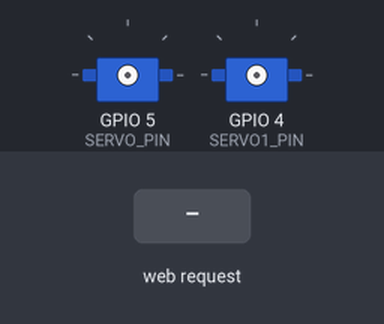
A sketch run on a simulated ESP8266 (NodeMCU). Shown: 2 × servo. The test bench sets the inputs (shaded band). WiFi joins after 1.5 s; servers stay silent unless stated; what the sketch prints to the serial monitor is not drawn.

Above: at 2.7 s.
2.8 s: HTTP request GET /?value=1 received
4.3 s: HTTP request GET /?value=120 received
At 4.6 s:
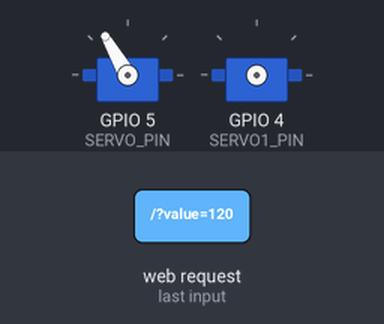
5.8 s: HTTP request GET /?value1=1 received
7.3 s: HTTP request GET /?value=0 received
At 8.1 s:
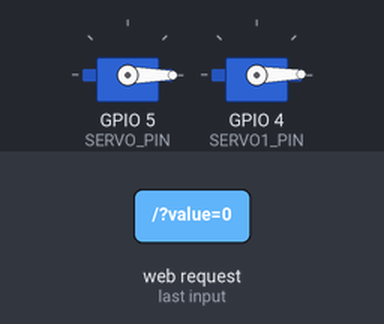
8.8 s: HTTP request GET /?value1=120 received
At 9.3 s:
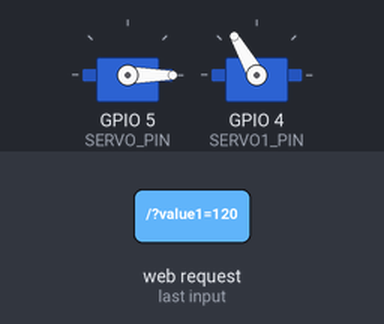
10.3 s: HTTP request GET /?value=120&value1=120 received
At 11.6 s:
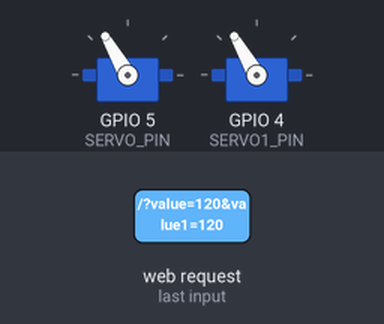
Timing chart, 0 to 12.8 s (numbered marks = the images above; inputs shaded):
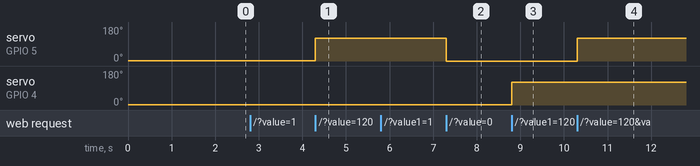

Measured:
- after the input at 4.3 s, servo on GPIO 5 (SERVO_PIN): 1° → 120° at once
- after the input at 7.3 s, servo on GPIO 5 (SERVO_PIN): 120° → 0° at once
- after the input at 8.8 s, servo on GPIO 4 (SERVO1_PIN): 1° → 120° at once
- after the input at 10.3 s, servo on GPIO 5 (SERVO_PIN): 0° → 120° at once

The sketch:

ESP8266_Servo_Antenna_Control.ino
```cpp
#include <Servo.h>
#include <ESP8266WiFi.h>
#include <ESP8266WebServer.h>
#include <ArduinoOTA.h> // Бібліотека для OTA-прошивки

#define SERVO_PIN 5
#define SERVO1_PIN 4

const char *ssid = "*****"; // Ім'я мережі WiFi
const char *password = "******"; // Пароль WiFi

Servo myservo;
Servo myservo1;

ESP8266WebServer server(80);

String header;

String valueString = "80"; // Стандартне значення вертикалі
String valueString1 = "15"; // Стандартне значення горизонталі
int pos1 = 0;
int pos2 = 0;

unsigned long previousMillis = 0;
const long interval = 30000; // Інтервал у мілісекундах вимкнення вервоприводів у стані спокою

void setup() {
  Serial.begin(9600);
  Serial.print("Підключаємось до ");
  Serial.println(ssid);

  WiFi.mode(WIFI_STA);
  WiFi.begin(ssid, password);
  while (WiFi.status() != WL_CONNECTED) {
    delay(500);
    Serial.print(".");
  }

  ArduinoOTA.setHostname("ESP8266_Servo_Antenna");
  ArduinoOTA.begin();

  Serial.println("");
  Serial.println("WiFi connected.");
  Serial.println("IP address: ");
  Serial.println(WiFi.localIP());
  server.on("/", handleRoot);
  server.begin();
}

void loop() {
  ArduinoOTA.handle();
  server.handleClient();

  if (millis() - previousMillis >= interval) {
    myservo.detach();
    myservo1.detach();
  }
}

void handleRoot() {
  String html = "<!DOCTYPE html><html><head><meta name=\"viewport\" content=\"width=device-width, initial-scale=1\">";
  html += "<meta http-equiv=\"Content-Type\" content=\"text/html; charset=utf-8\">";
  html += "<style>body { text-align: center; font-family: \"Trebuchet MS\", Arial; }</style>";
  html += "<script src=\"https://ajax.googleapis.com/ajax/libs/jquery/3.3.1/jquery.min.js\"></script>";
  html += "</head><body><h1>ESP8266 Управління сервомотором антени</h1>";
  html += "<p>Позиція верх-вниз: <span id=\"servoPos\"></span></p>";
  html += "<input type=\"range\" min=\"65\" max=\"85\" class=\"slider\" id=\"servoSlider\" value=\"" + valueString + "\"/>";
  html += "<p>Позиція ліво-право: <span id=\"servoPos1\"></span></p>";
  html += "<input type=\"range\" min=\"0\" max=\"180\" class=\"slider\" id=\"servoSlider1\" value=\"" + valueString1 + "\"/>";
  html += "<script>var slider = document.getElementById(\"servoSlider\");";
  html += "var slider1 = document.getElementById(\"servoSlider1\");";
  html += "var servoP = document.getElementById(\"servoPos\"); servoP.innerHTML = slider.value;";
  html += "var servoP1 = document.getElementById(\"servoPos1\"); servoP1.innerHTML = slider1.value;";
  html += "slider.oninput = function() { servoP.innerHTML = this.value; $.get(\"/?value=\" + this.value); };";
  html += "slider1.oninput = function() { servoP1.innerHTML = this.value; $.get(\"/?value1=\" + this.value); };";
  html += "</script></body></html>";

  server.send(200, "text/html", html);

  if (server.hasArg("value")) {
    valueString = server.arg("value");
    myservo.attach(SERVO_PIN, 544, 2700);
    myservo.write(valueString.toInt());
    Serial.print("Got servo val: ");
    Serial.println(valueString);
    previousMillis = millis();
  }

  if (server.hasArg("value1")) {
    valueString1 = server.arg("value1");
    myservo1.attach(SERVO1_PIN, 544, 2700);
    myservo1.write(valueString1.toInt());
    Serial.print("Got servo1 val: ");
    Serial.println(valueString1);
    previousMillis = millis();
  }
}
```
